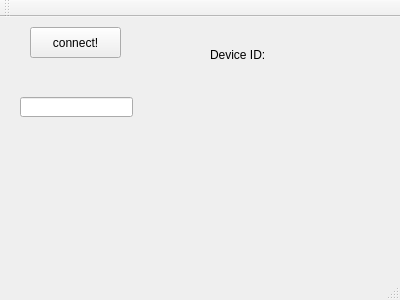
<?xml version="1.0" encoding="UTF-8"?>
<ui version="4.0">
 <class>ControllerWindow</class>
 <widget class="QMainWindow" name="ControllerWindow">
  <property name="geometry">
   <rect>
    <x>0</x>
    <y>0</y>
    <width>400</width>
    <height>300</height>
   </rect>
  </property>
  <property name="windowTitle">
   <string>ControllerWindow</string>
  </property>
  <widget class="QWidget" name="centralWidget">
   <widget class="QPushButton" name="pushButton">
    <property name="geometry">
     <rect>
      <x>30</x>
      <y>10</y>
      <width>91</width>
      <height>31</height>
     </rect>
    </property>
    <property name="text">
     <string>connect!</string>
    </property>
   </widget>
   <widget class="QLabel" name="label">
    <property name="geometry">
     <rect>
      <x>290</x>
      <y>30</y>
      <width>47</width>
      <height>20</height>
     </rect>
    </property>
    <property name="text">
     <string/>
    </property>
   </widget>
   <widget class="QLineEdit" name="lineEdit">
    <property name="geometry">
     <rect>
      <x>20</x>
      <y>80</y>
      <width>113</width>
      <height>20</height>
     </rect>
    </property>
   </widget>
   <widget class="QLabel" name="label_2">
    <property name="geometry">
     <rect>
      <x>210</x>
      <y>30</y>
      <width>61</width>
      <height>16</height>
     </rect>
    </property>
    <property name="text">
     <string>Device ID: </string>
    </property>
   </widget>
  </widget>
  <widget class="QMenuBar" name="menuBar">
   <property name="geometry">
    <rect>
     <x>0</x>
     <y>0</y>
     <width>400</width>
     <height>21</height>
    </rect>
   </property>
  </widget>
  <widget class="QToolBar" name="mainToolBar">
   <attribute name="toolBarArea">
    <enum>TopToolBarArea</enum>
   </attribute>
   <attribute name="toolBarBreak">
    <bool>false</bool>
   </attribute>
  </widget>
  <widget class="QStatusBar" name="statusBar"/>
 </widget>
 <layoutdefault spacing="6" margin="11"/>
 <resources/>
 <connections/>
</ui>
